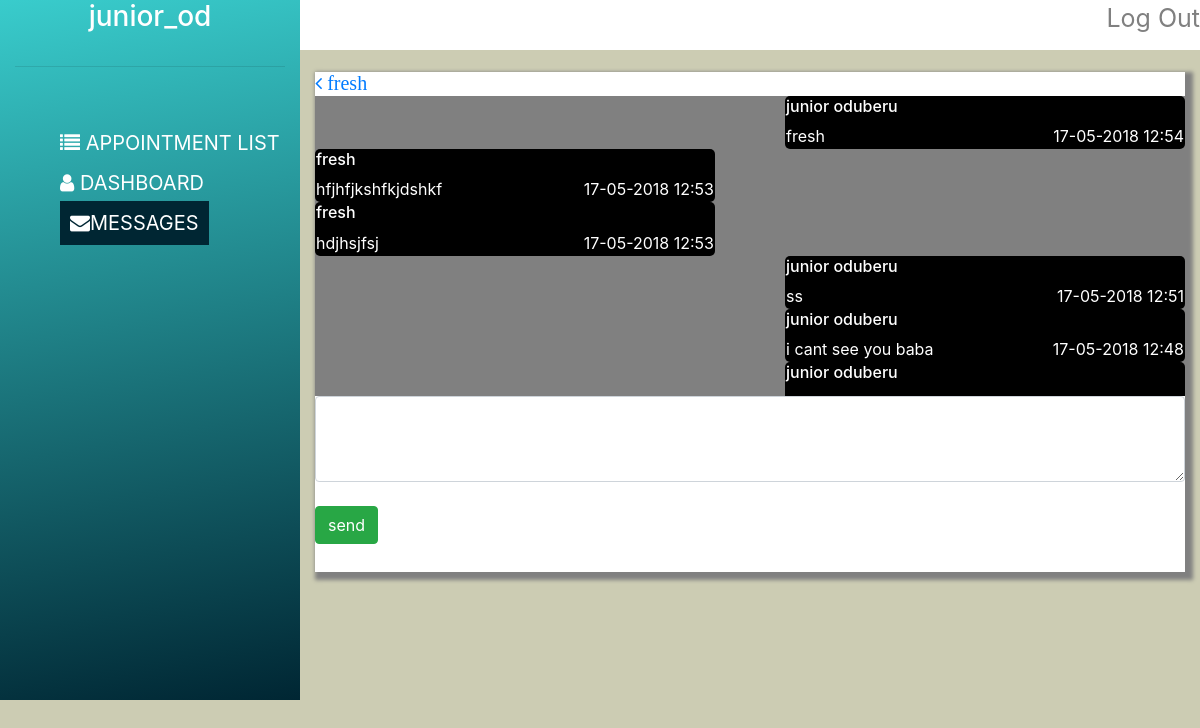
The page /dump/supervisor_chat_room.php?sender=fresh (signed in) on the database its author committed.
### tables this page shows
CREATE TABLE `message_junior_od` (
  `id` int(9) UNSIGNED NOT NULL,
  `sender` varchar(60) NOT NULL,
  `receiver` varchar(60) NOT NULL,
  `message` varchar(500) NOT NULL,
  `opened` enum('0','1') NOT NULL,
  `sender_delete` enum('0','1') NOT NULL,
  `receiver_delete` enum('0','1') NOT NULL,
  `time_sent` timestamp NOT NULL DEFAULT CURRENT_TIMESTAMP
);

### dump/supervisor_chat_room.php (the view, shortened to what this page needs)
<?php
	include("db_connect.php");
?>
<?php
    $user_name= $_SESSION['userName'];
    $full_name=$_SESSION['supervisor_name'];
	$unread="";
	$query_message_table=$connect->query("SELECT * FROM message_$user_name WHERE receiver='".$full_name."' AND opened ='0' ");
	$query_message_table_count=count($query_message_table->fetchAll());
	if ($query_message_table_count >0){
			$unread= $query_message_table_count;
	}
	else{
		$unread="";
	}
?>
<?php
	$sender=$_GET['sender'];
?>
<!DOCTYPE html>
<html>
<head>
<link rel="stylesheet" href="css/bootstrap.min.css">
<link href="font-awesome-4.7.0/css/font-awesome.min.css" rel="stylesheet">
<link href="css/style.css" rel="stylesheet">
</head>
<body>
<div class="col-sm-12">
	<div class="row">
		<div class="col-sm-3 side_nav_supervisor bg-secondary">
			<h3 class="supervisor_heading"><?php echo $_SESSION['userName']; ?></h3>
			<hr class="horizontal_line">
			<br>
			<ul class="supervisor_menu">
				<li class="supervisor_menu_list"><a href="supervisor_home_page.php" class="supervisor_menu_link "><i class="fa fa-list" aria-hidden="true"></i> APPOINTMENT LIST</a></li>
				<li class="supervisor_menu_list"><a href="supervisor_dashboard.php" class="supervisor_menu_link "><i class="fa fa-user" aria-hidden="true"></i> DASHBOARD</a></li>
				<li class="supervisor_menu_list"><a href="supervisor_messages.php" class="supervisor_menu_link supervisor_menu_link_active"><i class="fa fa-envelope" aria-hidden="true"></i>MESSAGES <sup ><?php echo $unread; ?></sup></a></li>
			</ul>
		</div>
		<div class="col-sm-9 body_supervisor">
			<a href="supervisor_logout.php" class="log_out">Log Out</a>
			<br>
			<br>
			<br>
			<div class="message_box">
				<a href="supervisor_messages.php"><i style="font-size:20px;" class="fa fa-angle-left" aria-hidden="true">  <?php echo $_SESSION['sender']; ?></i></a><br>
				<div class="conversations">
					<table style=" width:100%; height:auto;">
					<?php
					     $query_history=$connect->query("SELECT sender,message,time_sent FROM message_$user_name WHERE (sender='".$full_name."' AND receiver='".$sender."') OR (sender='".$sender."' AND receiver='".$full_name."') ORDER BY time_sent DESC");
						$query_history_fetch=$query_history->fetchAll();
						foreach ($query_history_fetch as $fet) {
							$time=strtotime($fet['time_sent']);
							 $time_sent=date("d-m-Y H:i",$time);
							if($fet['sender'] == $sender){
								echo "<tr>";
								echo "<td style='float:left;background-color:black; width:400px; border-radius:5px; color:white;'><h6>".$fet['sender']."</h6>";
								echo $fet['message']."<span style='float:right'>".$time_sent."</span>"."</td>";
								echo "</tr>";
							}
							else{
								echo "<tr>";
								echo "<td style='float:right;background-color:black; width:400px; border-radius:5px; color:white'><h6>".$fet['sender']."</h6>";
								echo $fet['message']."<span style='float:right'>".$time_sent."</span>"."</td>";
								echo "</tr>";
							}
						}
					?>
					</table >
				</div>
				<form action="supervisor_chat_send.php" method="get">
					<textarea rows="3" name="message" class="form-control" ></textarea>
					<br>
					<input class="btn btn-success" type="submit" value="send">
				</form>
			</div>
		</div>
	</div>
</div>
</body>
</html>

### css/style.css (style rules this page uses)
body { background-color: #ccccb3; }
.btn { cursor: pointer; }
.side_nav_supervisor { background: linear-gradient(-10deg,#002633,#39CCCC); height: 700px; }
.body_supervisor { background-color: white; height: 50px; }
.log_out { position: absolute; top: 0; right: 0; color:gray; float: right; font-size: 25px; }
.supervisor_heading { text-align: center; color:white; }
.horizontal_line { border-color: 2px solid white; width:100%; }
.supervisor_menu_list { display: block; font-size: 20px; padding: 5px 5px; }
.supervisor_menu_link { color: white; width:100%; }
.supervisor_menu_link_active { background-color: #002633; padding: 10px; }
.message_box { background-color: white; height: 500px; box-shadow: 4px 4px 4px 4px gray; overflow-y:auto; }
.conversations { overflow-y:auto; overflow-x: hidden; background-color: gray; height:300px; width:100%; }
hr { margin-top: 2rem; margin-bottom: 2rem; }

### rows shown on the page
message_junior_od: sender "junior oduberu", message "fresh", time_sent "17-05-2018 12:54"
message_junior_od: sender "fresh", message "hfjhfjkshfkjdshkf", time_sent "17-05-2018 12:53"
message_junior_od: sender "fresh", message "hdjhsjfsj", time_sent "17-05-2018 12:53"
message_junior_od: sender "junior oduberu", message "ss", time_sent "17-05-2018 12:51"
message_junior_od: sender "junior oduberu", message "i cant see you baba", time_sent "17-05-2018 12:48"
message_junior_od: sender "junior oduberu"

### other values the page prints
$_SESSION['userName'] "junior_od"
$_SESSION['sender'] "fresh"
